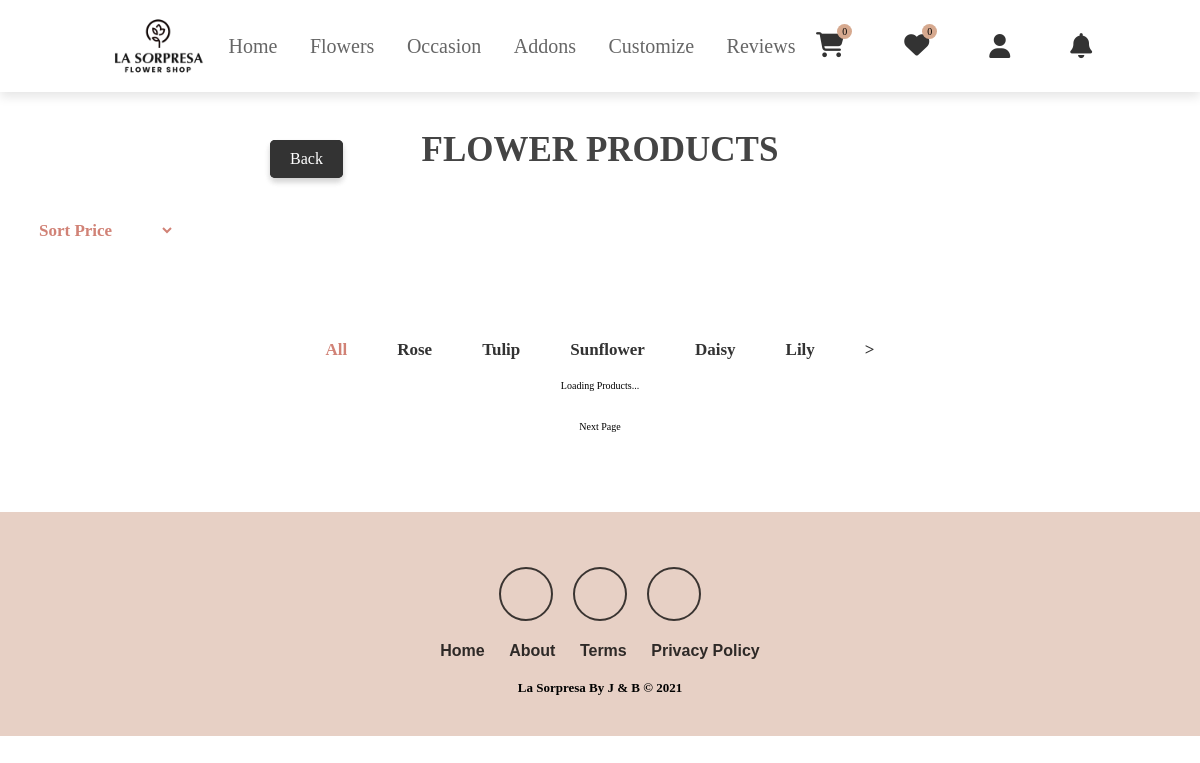
The app's page /users/products.php with its own data.
### tables this page shows
CREATE TABLE `end_category` (
  `ecat_id` int(11) NOT NULL,
  `ecat_name` varchar(255) NOT NULL,
  `mcat_id` int(11) NOT NULL
);

### users/products.php (the view, shortened to what this page needs)
<?php
require_once('conn.php');
?>
<?php include('navuser.php'); ?>
<link rel="stylesheet" href="../css/navhead.css?">
<section>
   <div class="container">
      <h3 class="title"> Flower products </h3>
      <?php
$statement = $pdo->prepare("
    SELECT *
    FROM end_category t1
    JOIN mid_category t2
    ON t1.mcat_id = t2.mcat_id
    WHERE t1.mcat_id = 3 /* Only get categories for the mid-category with ID 3 */
    ORDER BY t1.ecat_id ASC
");
$statement->execute();
$result = $statement->fetchAll(PDO::FETCH_ASSOC);
?>
<?php include('back.php'); ?>
<button onclick="history.back()" class="btn btn-secondary">Back</button>
<div class="filter-condition">
    <select name="" id="select">
        <option value="Default">Sort Price</option>
    </select>
</div>
<ul class="indicator">
    <li data-filter="all" class="active">
        <a href="#" onclick="filterProducts('all', this)">All</a>
    </li>
    <?php
    if (!empty($result) && is_array($result)) {
        $limit = 5;
        $count = 0;
        $page = isset($_GET['page']) ? $_GET['page'] : 1;
        $start = ($page - 1) * $limit;
        $categoriesToShow = array_slice($result, $start, $limit);
        foreach ($categoriesToShow as $row) {
            echo '<li data-filter="' . htmlspecialchars($row['ecat_id']) . '">
                    <a href="#" onclick="filterProducts(\'' . htmlspecialchars($row['ecat_id']) . '\', this)">' . htmlspecialchars($row['ecat_name']) . '</a>
                  </li>';
            $count++;
        }
        if ($count == $limit && count($result) > $page * $limit) {
            $nextPage = $page + 1;
            echo '<li class="next-page">
                    <a href="?page=' . $nextPage . '" onclick="loadMoreCategories()">&gt;</a>
                  </li>';
        }
    } else {
        echo '<li>No categories available.</li>';
    }
    ?>
</ul>
<div class="products-container" id="productContainer">
</div>
   <ul class="listPage">
        <li>Next Page</li>
   </ul>
</section>
    <?php include('footers.php'); ?>
</body>
<?php include('../loading.php'); ?>

### css/footer.css (style rules this page uses)
:root { --pink: #e84393; --main: #d0bcb3; --font: #d18276; --button: #d6a98f; --footer: #e7d0c5 ; }

### css/main.css (style rules this page uses)
:root { --pink: #e84393; --main: #d0bcb3; --font: #d18276; --button: #d6a98f; --bg: rgb(233, 221, 204); }
* { margin: 0; padding: 0; font-family: "NudMotoya Maru W55 W5"; outline: none; border: none; text-decoration: none; text-transform: capitalize; transition: .2s linear; }
html { font-size: 62.5%; scroll-behavior: smooth; scroll-padding-top: 6rem; overflow-x: hidden; }
section { padding: 2rem 9%; }
.btn { display: inline-block; margin-top: 1rem; border-radius: 8px; background: #333; color: #fff; padding: .9rem 3.5rem; cursor: pointer; font-size: 1.7rem; margin-top: 100px; }
.container { display: flex; padding: 20px; }

### css/navhead.css (style rules this page uses)
:root { --pink: #e84393; --pink: #e84393; --main: #d0bcb3; --font: #d18276; --button: #d6a98f; }
* { margin: 0; padding: 0; font-family: "NudMotoya Maru W55 W5"; outline: none; border: none; text-decoration: none; text-transform: capitalize; transition: .2s linear; }
html { font-size: 62.5%; scroll-behavior: smooth; scroll-padding-top: 6rem; overflow-x: hidden; }
.container { max-width: 100%; margin: 0 auto; padding: 3rem 2rem; display: flex; flex-direction: column; align-items: center; }
.container .title { font-size: 3.5rem; color: #444; margin-bottom: 1rem; text-transform: uppercase; text-align: center; padding-top: 8rem; white-space: nowrap; text-overflow: ellipsis; }
.container .products-container { display: grid; grid-template-columns: repeat(auto-fit, minmax(250px, 1fr)); gap: 1rem; justify-items: center; align-items: center; width: 100%; max-width: 1200px; }
.indicator { list-style: none; display: flex; justify-content: center; padding: 0; margin: 0 10px 20px; border-radius: 5px; }
.indicator li { margin: 0 10px; }
.indicator li a { text-decoration: none; padding: 10px 15px; color: #333; font-size: 1.7rem; font-weight: bold; border-radius: 3px; transition: color 0.3s; }
.indicator li.active a { color: var(--font); }
.indicator li { color: #6c757d; font-family: "NudMotoya Maru W55 W5"; }
.filter-condition { padding: 20px; height: 100px; font-size: 1.7rem; font-weight: bold; margin-left: -100rem; margin-top: 20px; border-top-left-radius: 10px; border-bottom-left-radius: 10px; }
.filter-condition select { width: 150px; padding: 0 0 0 10px; font-size: 1.7rem; border: none; outline: none; font-weight: bold; color: var(--font); background: transparent; cursor: pointer; border-top-left-radius: 5px; border-bottom-left-radius: 5px; }
.listPage { padding:10px; text-align: center; list-style: none; }
.listPage li { background-color: #ffffffBD; padding:20px; display: inline-block; margin:0 10px; cursor: pointer; }

### users/back.php (style rules this page uses)
.btn-secondary { position: fixed; top: 4rem; left: 27rem; background-color: #333; color: #ffffff; border: none; border-radius: 5px; padding: 10px 20px; font-size: 16px; cursor: pointer; box-shadow: 0px 4px 6px rgba(0, 0, 0, 0.1); transition: background-color 0.3s ease; }

### records on screen
end_category: ecat_name "Rose"
end_category: ecat_name "Tulip"
end_category: ecat_name "Sunflower"
end_category: ecat_name "Daisy"
end_category: ecat_name "Lily"

### other values on screen
$count "0"
